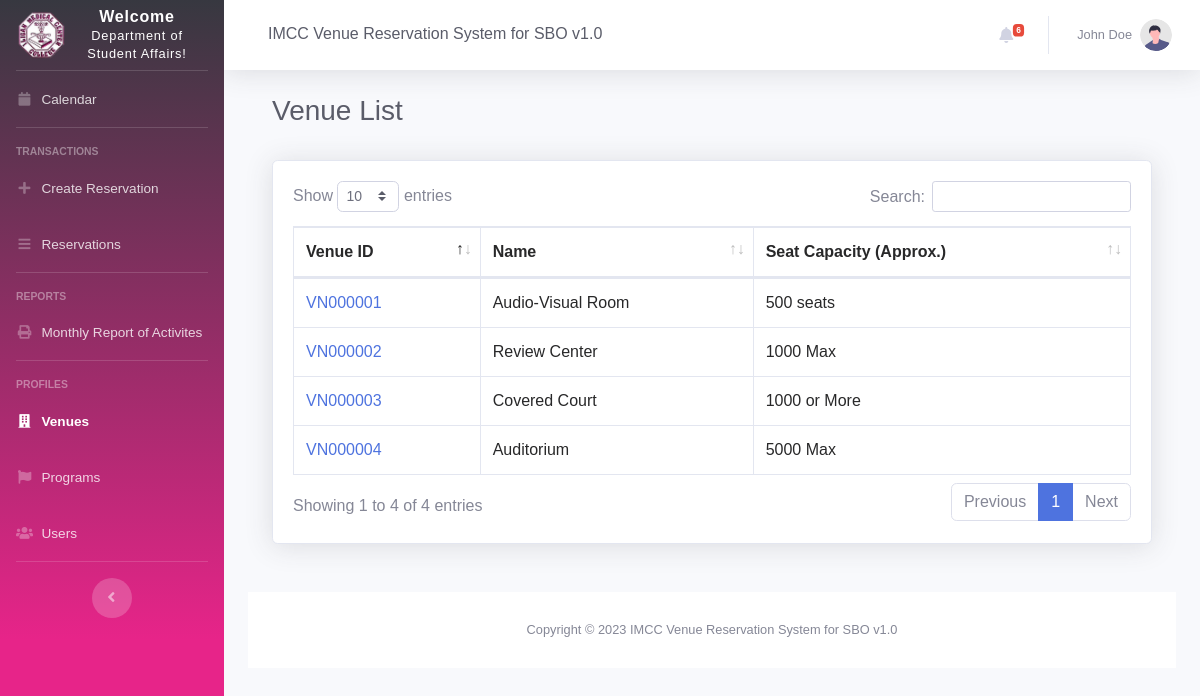
The app's page /venues.php (signed in), older data.
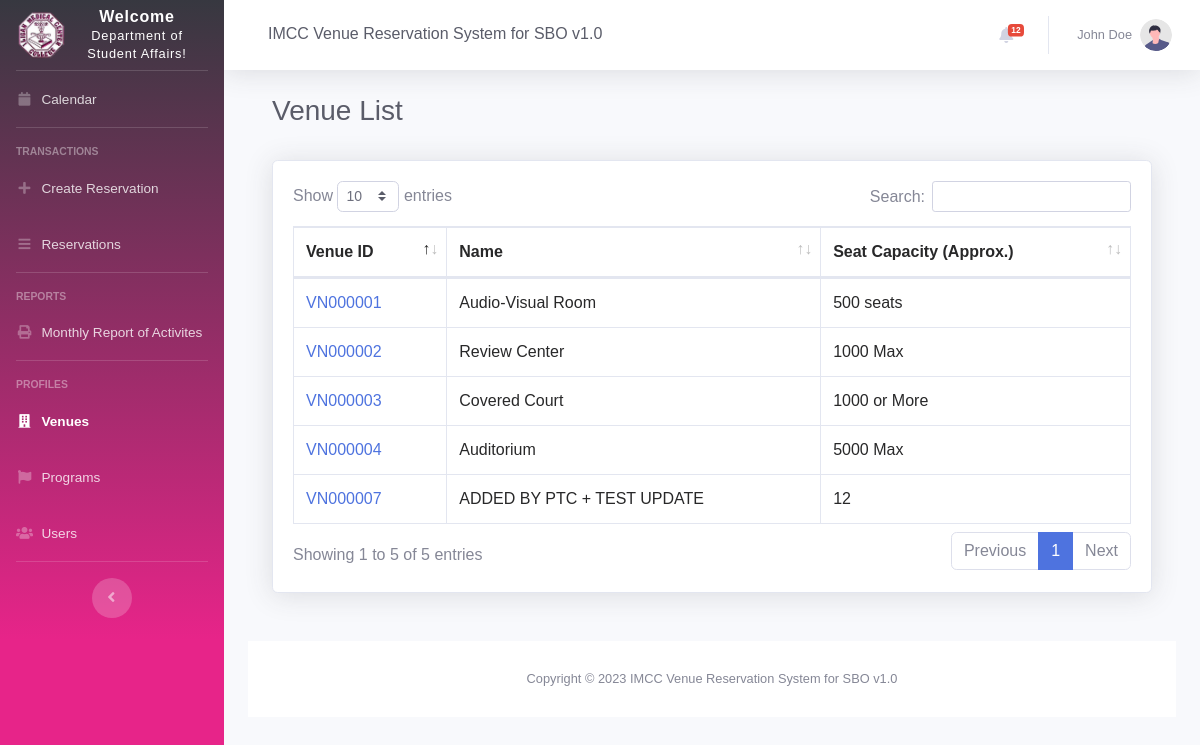
The same page, newer data.
### tables this page shows
CREATE TABLE `venues` (
  `id` int(11) NOT NULL,
  `venueID` varchar(20) NOT NULL,
  `name` varchar(255) DEFAULT NULL,
  `capacity` varchar(255) DEFAULT NULL,
  `dateAdded` datetime NOT NULL DEFAULT current_timestamp(),
  `dateUpdated` datetime DEFAULT NULL
);

### venues.php (the view, shortened to what this page needs)
<?php
include 'settings/system.php';
include 'settings/header.php';
include "settings/sidebar.php";
include 'settings/topbar.php';
?>
<div class="container-fluid">
    <div class="d-sm-flex align-items-center justify-content-between mb-4">
        <div class="container-fluid">
            <div class="d-sm-flex align-items-center justify-content-between mb-4">
                <h1 class="h3 mb-2 text-gray-800">Venue List</h1>
            </div>
            <div class="card shadow mb-4">
                <div class="card-body">
                    <div class="table-responsive">
                        <table class="table table-bordered table-hovered" id="dataTable" width="100%" cellspacing="0">
                            <thead>
                                <tr>
                                    <th>Venue ID</th>
                                    <th>Name</th>
                                    <th>Seat Capacity (Approx.)</th>
                                </tr>
                            </thead>
                            <tbody>
                                <?php
                                $donor = $db->query("SELECT * FROM `venues` ORDER BY name ASC");
                                $row_donor = $donor->fetchAll(PDO::FETCH_OBJ);
                                foreach ($row_donor as $row) {
                                ?>
                                    <tr>
                                        <td><a href="venue_edit.php?id=<?php echo $row->id ?>"><?php echo $row->venueID ?></a></td>
                                        <td><?= $row->name; ?></td>
                                        <td><?= $row->capacity; ?></td>
                                    </tr>
                                <?php } ?>
                            </tbody>
                        </table>
                    </div>
                </div>
            </div>
        </div>
    </div>
    <?php include 'settings/footer.php'; ?>

### settings/topbar.php (shortened to what this page needs)
<div id="content-wrapper" class="d-flex flex-column">
    <div id="content">
        <nav class="navbar navbar-expand navbar-light bg-white topbar mb-4 static-top shadow">
            <div class="d-none d-sm-inline-block form-inline mr-auto ml-md-3 my-2 my-md-0 mw-100 navbar-search">
                <div class="input-group">
                    <h5 class="form-control  border-0 text-gray-800"><?= NAME_; ?></h5>
                </div>
            </div>
            <ul class="navbar-nav ml-auto">
                <?php
                    $currentUserID = $_SESSION["id"];
                    $currentUserType = $_SESSION["position"];
                    $getNotif = $db->query("SELECT * FROM notifications
                                            WHERE (recipient = '$currentUserID' OR notifyToAllUserType = '$currentUserType')  ORDER BY id DESC");
                    $fetchNotifications = $getNotif->fetchAll(PDO::FETCH_OBJ);
                    $notificationCount = 0;
                    foreach ($fetchNotifications as $data)
                    {
                        if($data->isRead == 0){
                            $notificationCount++;
                        }
                    }
                ?>
                <li class="nav-item dropdown no-arrow mx-1">
                    <a class="nav-link dropdown-toggle" href="#" id="alertsDropdown" role="button" data-toggle="dropdown" aria-haspopup="true" aria-expanded="false">
                        <i class="fas fa-bell fa-fw"> </i>
                        <span class="badge badge-danger badge-counter" style="<?php echo (($notificationCount == 0) ? "visibility: hidden;": "visibility: visible;")?>"><?php echo $notificationCount; ?></span>
                    </a>
                </li>
                <li class="nav-item dropdown no-arrow">
                    <a class="nav-link dropdown-toggle" href="#" id="userDropdown" role="button" data-toggle="dropdown" aria-haspopup="true" aria-expanded="false">
                        <span class="mr-2 d-none d-lg-inline text-gray-600 small"><?= $_SESSION['name']; ?></span>
                        <img class="img-profile rounded-circle" src="img/undraw_profile.svg">
                    </a>
                </li>
            </ul>
        </nav>

Row changes from the older to the newer data that the page shows:
added venues: venueID "VN000007", name "ADDED BY PTC + TEST UPDATE", capacity "12"
Text that changed along with them:
$notificationCount: "6" → "12"
text written by a page script: "Show entries Search: Showing 1 to 4 of 4 entries Previous 1 Next" → "Show entries Search: Showing 1 to 5 of 5 entries Previous 1 Next"
